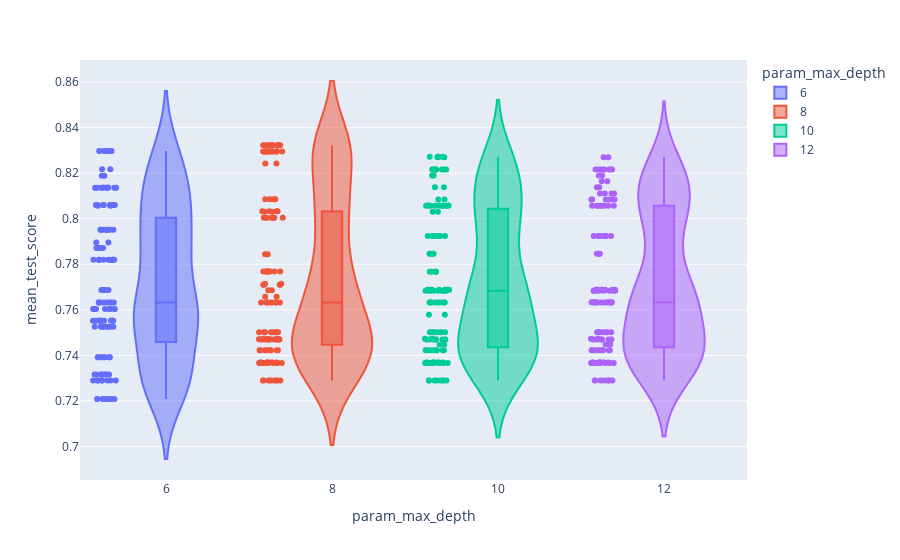

Source (notebook cell):
### Code cell
num_cat_hip(cv_results, 'param_max_depth', 'mean_test_score')
